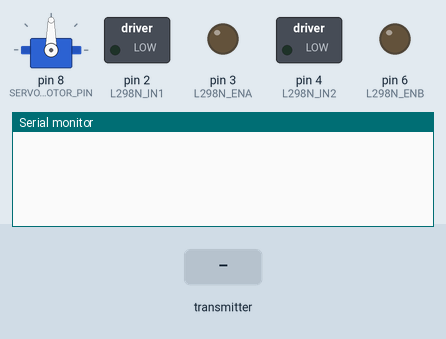
A sketch run on a simulated Arduino Uno, built with avr-gcc and run on an emulated ATmega328P. On the bench: servo, switched loads named in the sketch (green lamp = pin HIGH), output pins drawn as LEDs (lit = HIGH), the last lines printed to the serial monitor. Inputs (shaded band) come from the test bench. No radio packets arrive unless stated.

Above: at 1.2 s.
1.3 s: the transmitter starts sending VRx = 0
At 1.37 s:
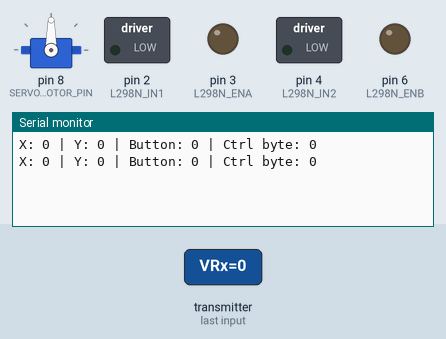
3.2 s: the transmitter starts sending VRy = 1023
At 3.27 s:
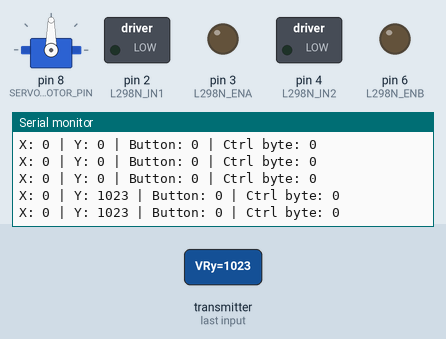
6.2 s: the transmitter starts sending cb = 64
At 6.37 s:
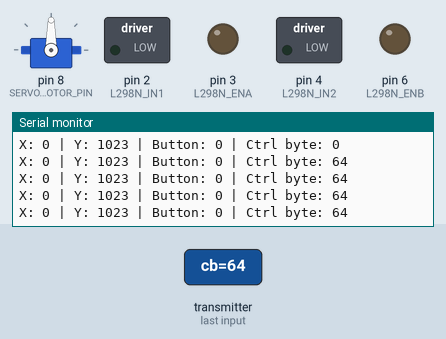
9.2 s: the transmitter starts sending VRx = 256
At 9.28 s:
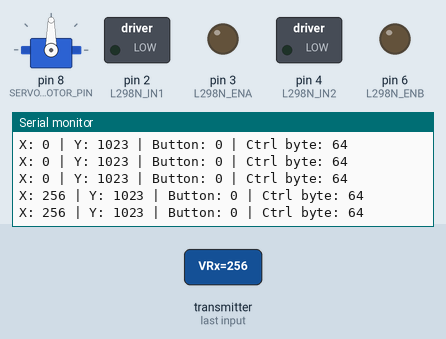
12.2 s: the transmitter starts sending VRy = 0
At 12.24 s:
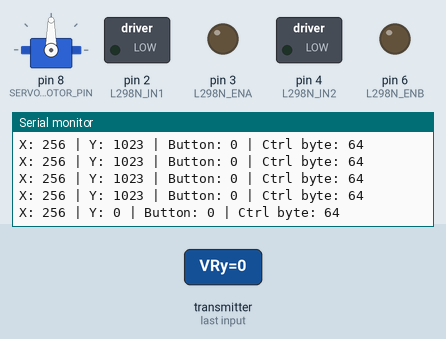
15.2 s: the transmitter starts sending cb = 128
At 15.37 s:
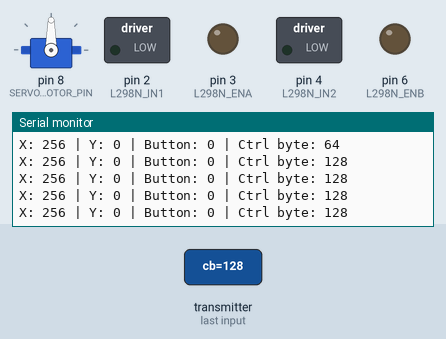
Timing chart, 0 to 18.2 s (numbered marks = the images above; inputs shaded):
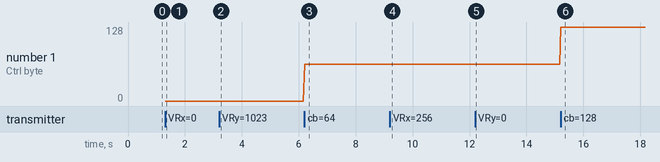

Measured:
- after the input at 1.3 s, the serial monitor: prints a new line at once (image 1)
- after the input at 3.2 s, the serial monitor: prints a new line at once (image 2)
- after the input at 6.2 s, the serial monitor: prints a new line at once (image 3)
- after the input at 9.2 s, the serial monitor: prints a new line at once (image 4)
- after the input at 12.2 s, the serial monitor: prints a new line at once (image 5)
- after the input at 15.2 s, the serial monitor: prints a new line at once (image 6)
- plotted number 1: 0 → 64 after the input at 6.2 s, 64 → 128 after the input at 15.2 s

The sketch:

receiver.ino
```cpp
#include <SPI.h>
#include <nRF24L01.h>
#include <RF24.h>
#include <Servo.h>

/*  Configurations/pins on the board
 */
#define SERVO_MOTOR_PIN   8

#define L298N_ENA         3 //
#define L298N_IN1         2 // Left motor control pins
#define L298N_IN2         4 //

#define L298N_ENB         6 //
#define L298N_IN3         5 // Right motor control pins
#define L298N_IN4         7 //

#define RADIO_PIN_CE      9
#define RADIO_PIN_CSN     10
#define RADIO_TX_ADDR     0x77B88
#define RADIO_RX_ADDR     0x77A88


/*  Servo
 */
Servo servo;
bool servoOpen = false;
void ServoMotorControl(int SW) {
  if (!SW) {
    return;
  }

  if (servoOpen) {
    servo.write(0);
  }
  else {
    servo.write(90);
  }
  servoOpen = !servoOpen;
}


/*  DC motors control via L298N driver
 */
void DCMotorsControl(int VRx, int VRy){
  int sRightMotor = ( abs(VRx) * 100 ) / ( VRy > 0 ? (abs(VRy) * 2) : 1 );
  int sLeftMotor  = ( abs(VRx) * 100 ) / ( VRy < 0 ? (abs(VRy) * 2) : 1 );

  digitalWrite(L298N_IN1, VRx > 0 ? HIGH : LOW);
  digitalWrite(L298N_IN2, VRx < 0 ? HIGH : LOW);

  digitalWrite(L298N_IN3, VRx > 0 ? HIGH : LOW);
  digitalWrite(L298N_IN4, VRx < 0 ? HIGH : LOW);

  analogWrite(L298N_ENA, sRightMotor);
  analogWrite(L298N_ENB, sLeftMotor);
}


/*  RF24 object init
 */
RF24 radio(RADIO_PIN_CE, RADIO_PIN_CSN); // CE, CSN


/*  Info object received from NRF24L01. Max size of this struct is 32 bytes - NRF24L01 buffer limit
 */
struct Joystick_Data {
  int VRx;
  int VRy;
  int SW;

  #define JOYSTICK_CTRL_BYTE   0xA3
  byte cb; //control byte
};
Joystick_Data jdata;


void setup() {
  Serial.begin(9600);

  servo.attach(SERVO_MOTOR_PIN);

  pinMode(L298N_ENA, OUTPUT);
  pinMode(L298N_IN1, OUTPUT);
  pinMode(L298N_IN2, OUTPUT);

  digitalWrite(L298N_IN1, LOW);
  digitalWrite(L298N_IN2, LOW);
  analogWrite(L298N_ENA, 0);

  digitalWrite(L298N_IN3, LOW);
  digitalWrite(L298N_IN4, LOW);
  analogWrite(L298N_ENB, 0);

  radio.begin();
  radio.openReadingPipe(0, RADIO_RX_ADDR);
  radio.setPALevel(RF24_PA_MIN);
  radio.startListening();
}

void loop() {
  if (radio.available()) {
    radio.read(&jdata, sizeof(Joystick_Data));

    Serial.print("X: ");
    Serial.print(jdata.VRx);
    Serial.print(" | Y: ");
    Serial.print(jdata.VRy);
    Serial.print(" | Button: ");
    Serial.print(jdata.SW);
    Serial.print(" | Ctrl byte: ");
    Serial.println(jdata.cb);

    if (JOYSTICK_CTRL_BYTE == jdata.cb) {
      DCMotorsControl(jdata.VRx, jdata.VRy);
      ServoMotorControl(jdata.SW);
      delay (100);
    }
  }
}
```
